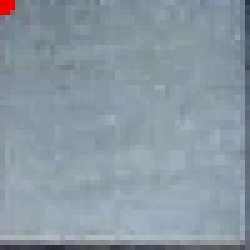
#> input picture chess_dataset/empty/square_0_0_1.png, 50 x 50 px (shown 5 times larger)
$ python rotateImages.py
#> lines starting #> are read from the running program, lines starting #| are printed output that depends on the picture
import cv2
import os
import numpy as np

# Path to dataset
DATASET_PATH = "chess_dataset"
CATEGORIES = ["empty", "black_piece", "white_piece"]

def get_unique_filename(folder, i, j):
    """Generates a unique filename to prevent overwriting previous images."""
    existing_files = os.listdir(folder)
    existing_indices = [
        int(f.split("_")[-1].split(".")[0]) for f in existing_files if f.startswith(f"square_{i}_{j}_")
    ]
    new_index = max(existing_indices, default=0) + 1
    return f"{folder}/square_{i}_{j}_{new_index}.png"

def rotate_and_save(image, angle, folder, i, j):
    """Rotates an image by a given angle and saves it with a unique filename."""
    (h, w) = image.shape[:2]
    center = (w // 2, h // 2)

    # Rotation matrix
    M = cv2.getRotationMatrix2D(center, angle, 1.0)
    rotated = cv2.warpAffine(image, M, (w, h))

    # Get unique filename for rotated image
    save_path = get_unique_filename(folder, i, j)
    cv2.imwrite(save_path, rotated)

def augment_dataset():
    """Loops through dataset, generates rotated images, and saves them with unique names."""
    for category in CATEGORIES:
        folder_path = os.path.join(DATASET_PATH, category)

        for filename in os.listdir(folder_path):
            img_path = os.path.join(folder_path, filename)

            # Extract square coordinates from filename
            try:
                parts = filename.split("_")
                i, j = int(parts[1]), int(parts[2])
            except (IndexError, ValueError):
                print(f"[WARNING] Skipping {filename}, filename format incorrect.")
                continue

            # Load the image
            image = cv2.imread(img_path)
#> image is the input picture: shape (50, 50, 3); mean B, G, R 162.6, 152.3, 139
            if image is None:
                print(f"[WARNING] Could not load {img_path}. Skipping...")
                continue

            # Generate rotated versions (90°, 180°, 270°)
            for angle in [90, 180, 270]:
                rotate_and_save(image, angle, folder_path, i, j)
#> in rotate_and_save, `rotated = cv2.warpAffine(image, M, (w, h))`:
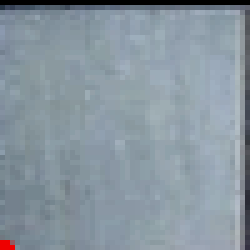
#> rotated: shape (50, 50, 3) (shown 5 times larger); mean B, G, R 159.7, 149.6, 136.1

            print(f"[INFO] Augmented {filename} with rotations.")
#> pass 2 of the loop in augment_dataset, `for category in CATEGORIES:`:
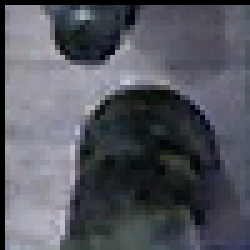
#> input picture chess_dataset/black_piece/square_0_5_3.png, 50 x 50 px (shown 5 times larger)
#> in augment_dataset, image is the input picture: shape (50, 50, 3); mean B, G, R 94.5, 86.2, 83.9
#> in rotate_and_save (call 4), `rotated = cv2.warpAffine(image, M, (w, h))`:
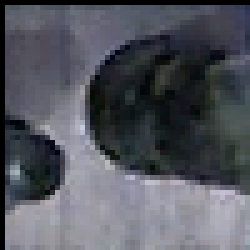
#> rotated: shape (50, 50, 3) (shown 5 times larger); mean B, G, R 94.5, 86.2, 83.9

# Run dataset augmentation
#> (the run stopped early here; a loop or call above may not have finished)
